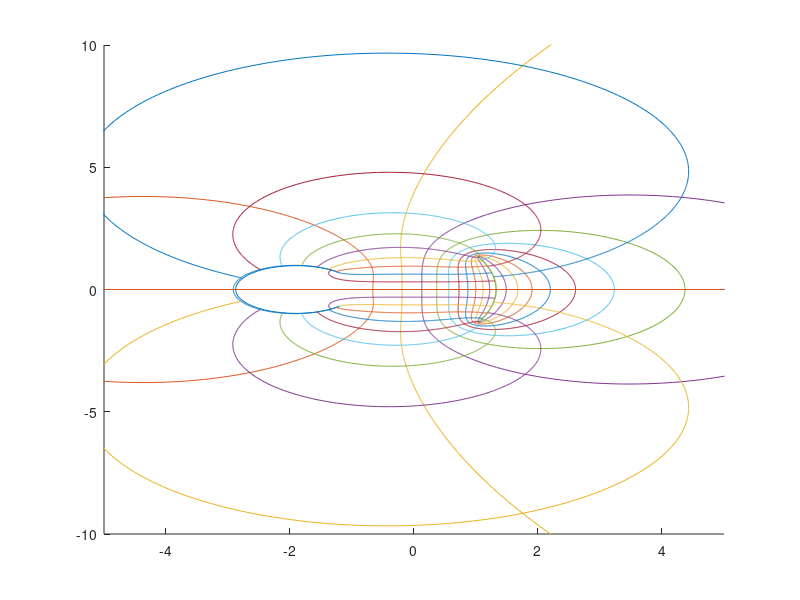

The MATLAB script that drew this image:
%Tyler Matthews
%System Simulation Problem 9

clc; %clear console and close figures

num = [5.269 3.076 -0.731];
den = [1 6.81 -9 1.193];

integrator_zeros = roots(num)
integrator_poles = roots(den)

%derviative of den/num = newNum/newDen
newNum = [5.267 6.15 66.138 -22.517 2.91]
newDen = [27.742 32.39 1.755 -4.49 0.534]

badPoints = roots(newNum)
magnitude = abs(badPoints)

Nt=21;
Nr=12;

theta=linspace(0,2*pi,1001); 
rho=linspace(0.2060,3.6076,1001); 
tvec=linspace(0,2*pi,Nt);
rvec=linspace(0.2060,3.6076,Nr);

figure(2);


for k=1:length(rvec)
 z=rvec(k)*exp(i*theta);
 w=(z.^3 + 6.81*z.^2 - 9*z + 1.193)./(5.269*z.^2 + 3.076*z - 0.731);
 
 hold on
 plot(real(w), imag(w))
 hold off
end

for k=1:length(tvec)-1
 z=rho*exp(i*tvec(k));
 w=(z.^3 + 6.81*z.^2 - 9*z + 1.193)./(5.269*z.^2 + 3.076*z - 0.731);
 
 hold on
 plot(real(w), imag(w))
 hold off
end
axis([-5 5 -10 10])